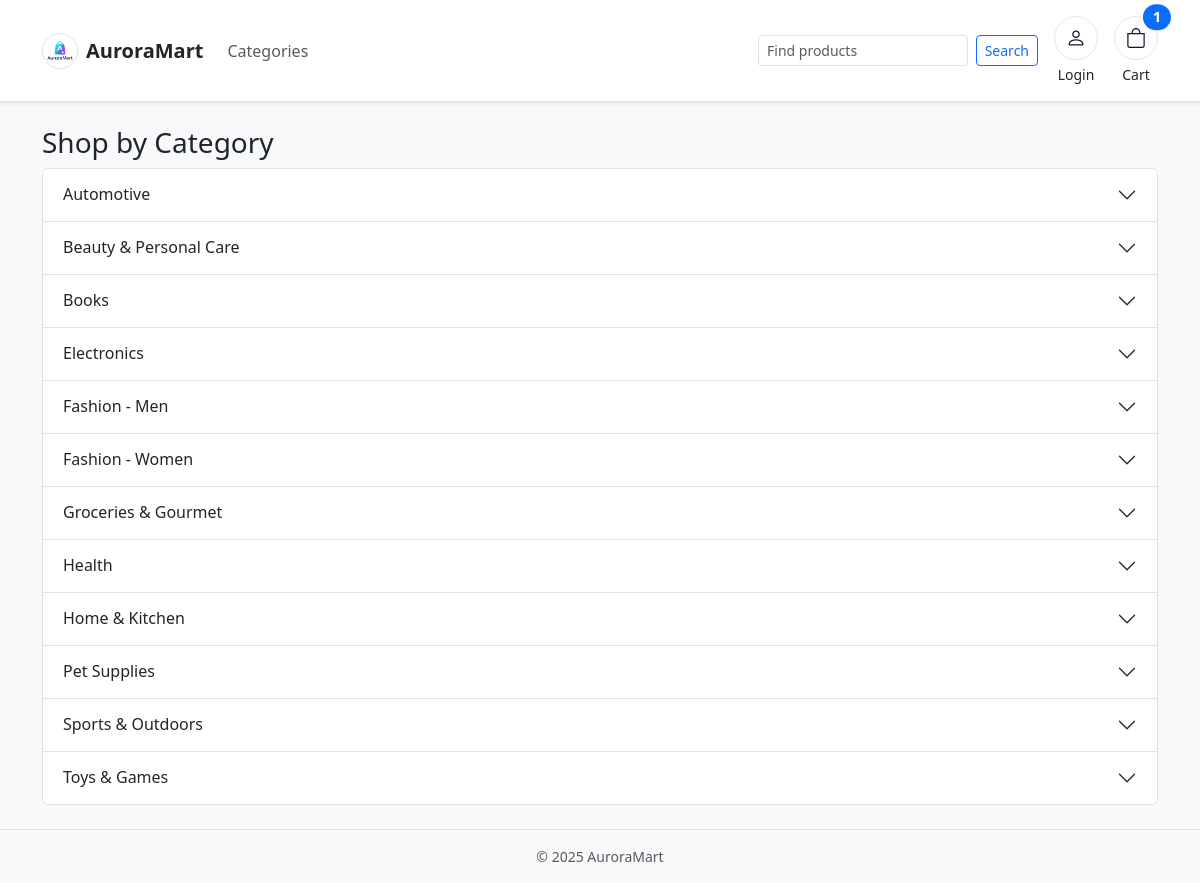
Page /store/categories/ on the committed database.
### auroramart/models.py (models this page shows, shortened)
class Category(models.Model):
    name = models.CharField(max_length=255, unique=True)
    slug = models.SlugField(unique=True)
    class Meta:
        ordering = ["name"]
        verbose_name_plural = "Categories"

### ecommercemodule/views.py (the view)
# urls.py: path("categories/", views.category_list, name="category_list"),
def category_list(request):
    categories = Category.objects.prefetch_related("subcategories").all()
    return render(request, "ecommercemodule/category_list.html", {"categories": categories})

### ecommercemodule/context_processors.py (called while the page is built)
def cart_item_count(request):
    cart = None
    if not hasattr(request, "session"):
        return {"cart_item_count": 0}
    if request.user.is_authenticated:
        profile, _ = Customer.objects.get_or_create(user=request.user)
        cart = Cart.objects.filter(customer=profile).first()
    else:
        session_key = request.session.session_key
        if not session_key:
            request.session.create()
            session_key = request.session.session_key
        cart = Cart.objects.filter(session_key=session_key).first()
    if not cart:
        return {"cart_item_count": 0}
    total = cart.items.aggregate(total=Sum("quantity"))["total"] or 0
    return {"cart_item_count": total}

### ecommercemodule/templates/ecommercemodule/category_list.html (shortened to what this page needs)
{% extends "ecommercemodule/base.html" %}
{% block content %}
<h3>Shop by Category</h3>
<div class="accordion" id="categoryAccordion">
    {% for category in categories %}
    <div class="accordion-item">
        <h2 class="accordion-header" id="heading{{ forloop.counter }}">
            <button class="accordion-button collapsed" data-bs-toggle="collapse" data-bs-target="#collapse{{ forloop.counter }}">
                {{ category.name }}
            </button>
        </h2>
    </div>
    {% empty %}
    <p>No categories defined.</p>
    {% endfor %}
</div>
{% endblock %}

### ecommercemodule/static/storefront/css/styles.css (style rules this page uses)
:root { --aurora-accent: #5b7cfd; }
body { background-color: #f7f8fb; }

### rows in the picture
Category: name "Automotive"
Category: name "Beauty & Personal Care"
Category: name "Books"
Category: name "Electronics"
Category: name "Fashion - Men"
Category: name "Fashion - Women"
Category: name "Groceries & Gourmet"
Category: name "Health"
Category: name "Home & Kitchen"
Category: name "Pet Supplies"
Category: name "Sports & Outdoors"
Category: name "Toys & Games"

### other values in the picture
{{ cart_item_count|default:0 }} "1"
